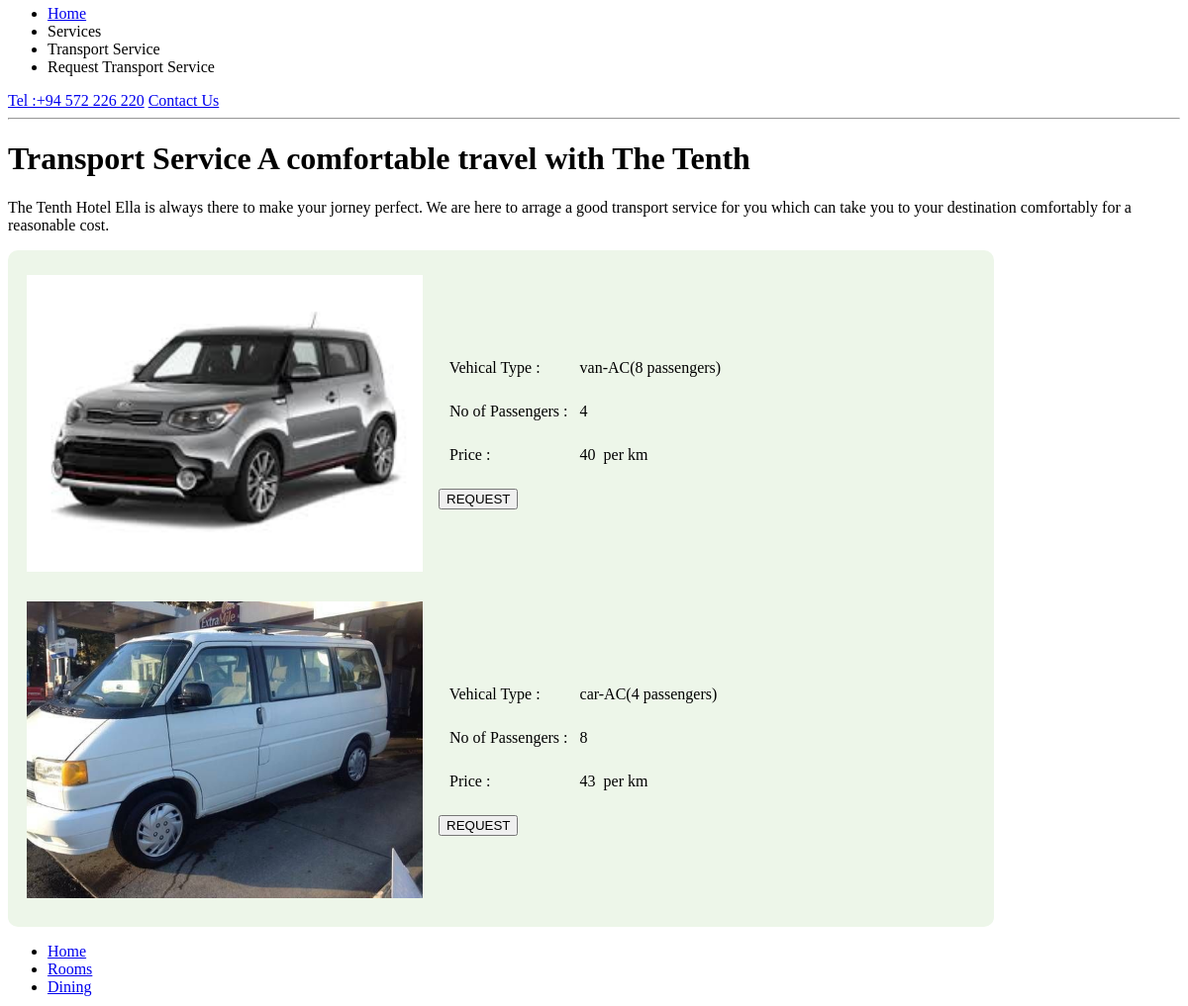
Page /request_transportservice.php (middle part) on the earlier database version.
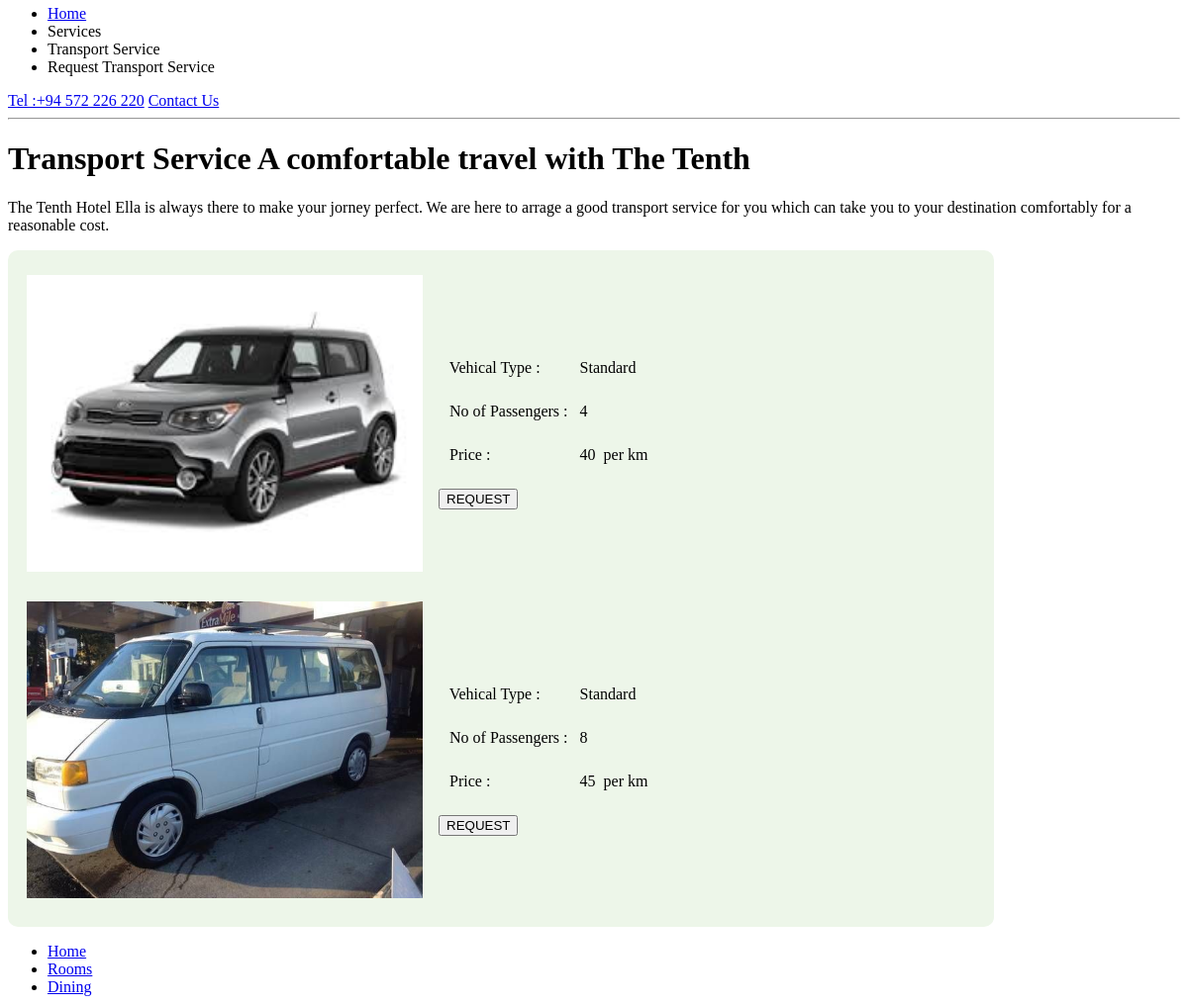
Same page on the later database version.
### tables this page shows
CREATE TABLE `transport_services` (
  `vehical_id` int(11) NOT NULL,
  `no_of_passangers` int(50) NOT NULL,
  `price_per_km` int(11) NOT NULL,
  `vehical_image` varchar(500) NOT NULL,
  `vehical_type` varchar(30) NOT NULL
);

### config/customer.php (called while the page is built, shortened)
<?php
class customer extends user{
    public function view_transportServices($table){
        $sql ="SELECT *  FROM ".$table;
        $array =array();
        $query =mysqli_query($this->con,$sql);
        while($row =mysqli_fetch_assoc($query)){
            $array[] = $row;
        }
        return $array;
    }
}
$obj =new customer;
?>

### config/db_con.php (called while the page is built, shortened)
<?php
    class database {
        public  function __construct(){
             $this ->con = mysqli_connect("localhost","root","","10thhotel2") or die("Error connecting to database");
        }
    }
?>

### request_transportservice.php (the view, shortened to what this page needs)
<?php include_once './config/customer.php'; ?>
<!DOCTYPE html>
<html lang="en">
    <head>
    </head>
	<body class="w3-white" >
		<div class="site-main container">
			<div class="section-page-heading row  ">
				<div class="breadcrumb-leftnav-wrapper ">
					<div class="col-md-12 col-lg-10 col-lg-offset-1 ">
						<ul class="breadcrumb">
							<li><a href="index.php" title="The Tenth Hotel" class="bolds">Home</a><span class="sep"></span></li>
							<li class="active"><span class="last">Services</span></li>
							<li class="active"><span class="last">Transport Service</span></li>
							<li class="active"><span class="last">Request Transport Service</span></li>
						</ul>
						<div class="breadcrumb-contacts">
							<a class="tellink" href="tel:+94 572 226 220">Tel :+94 572 226 220</a>
							<a href="contact_us.php">Contact Us</a>
						</div>
					</div>
				</div>
				<div class="col-md-12 col-lg-10 col-lg-offset-1">
				<hr>
					<h1><span>Transport Service</span>
						A comfortable travel with The Tenth
					</h1>
				</div>
				<div class="section-page-content row">
					<div class="col-lg-10 col-lg-offset-1">
						<p>The Tenth Hotel Ella is always there to make your jorney perfect. We are here to arrage a good transport service for you which can
						take you to your destination comfortably for a reasonable cost.</p>
					</div>
				</div>
				<div class="section-page-content row">
					<div class="col-lg-10 col-lg-offset-1 w3-white">
					<table style="background-color:#edf6e9; border-radius:10px">
						<?php
							$myrow =$obj ->view_transportServices("transport_services");
							foreach($myrow as $row){ ?>
						<tr><td>&nbsp </td><td>&nbsp </td></tr>
						<tr style="padding:10px">
							<td>&nbsp &nbsp <img src="<?php echo $row['vehical_image']?>" width="400px" height="300px">&nbsp &nbsp</td>
							<td>
									<table style="cellspacing:10; cellpadding:10">
										<tr>
											<td>&nbsp Vehical Type :</td>
											<td>&nbsp <?php echo $row['vehical_type']?></td>
										</tr>
										<tr><td>&nbsp </td><td>&nbsp </td></tr>
										<tr>
											<td>&nbsp No of Passengers : </td>
											<td>&nbsp <?php echo $row['no_of_passangers']?></td>
										</tr>
										<tr><td>&nbsp </td><td>&nbsp </td></tr>
										<tr>
											<td>&nbsp Price :</td>
											<td>&nbsp <?php echo $row['price_per_km']?>&nbsp per km &nbsp &nbsp &nbsp &nbsp &nbsp &nbsp &nbsp &nbsp &nbsp &nbsp &nbsp &nbsp &nbsp
											&nbsp &nbsp &nbsp &nbsp &nbsp &nbsp &nbsp &nbsp &nbsp &nbsp &nbsp &nbsp &nbsp &nbsp &nbsp &nbsp &nbsp &nbsp &nbsp &nbsp &nbsp &nbsp &nbsp &nbsp &nbsp &nbsp &nbsp &nbsp &nbsp &nbsp </td>
										</tr>
										<tr><td>&nbsp </td><td>&nbsp </td></tr>
									</table>
								<a href="form_request_t.php"><button class="w3-button w3-block w3-green w3-section w3-padding" type="submit" name="Request-tp">REQUEST</button</a>
							</td>
						</tr>
						<?php } ?>
						<tr><td>&nbsp </td><td>&nbsp </td></tr>
					</table>
					</div>
				</div>
			</div>
		</div>
		<footer>
		<?php
				if(isset($_SESSION['uid'])) {
					include_once './footers/footer2.php';
				}else{
					include_once './footers/footer1.php';
				}
			?>
		</footer>
	</body>
</html>

Differences in the rows shown:
changed transport_services (number 1 of 2 on the later page): vehical_type "van-AC(8 passengers)" → "Standard"
changed transport_services (number 2 of 2 on the later page): vehical_type "car-AC(4 passengers)" → "Standard"; price_per_km "43" → "45"
